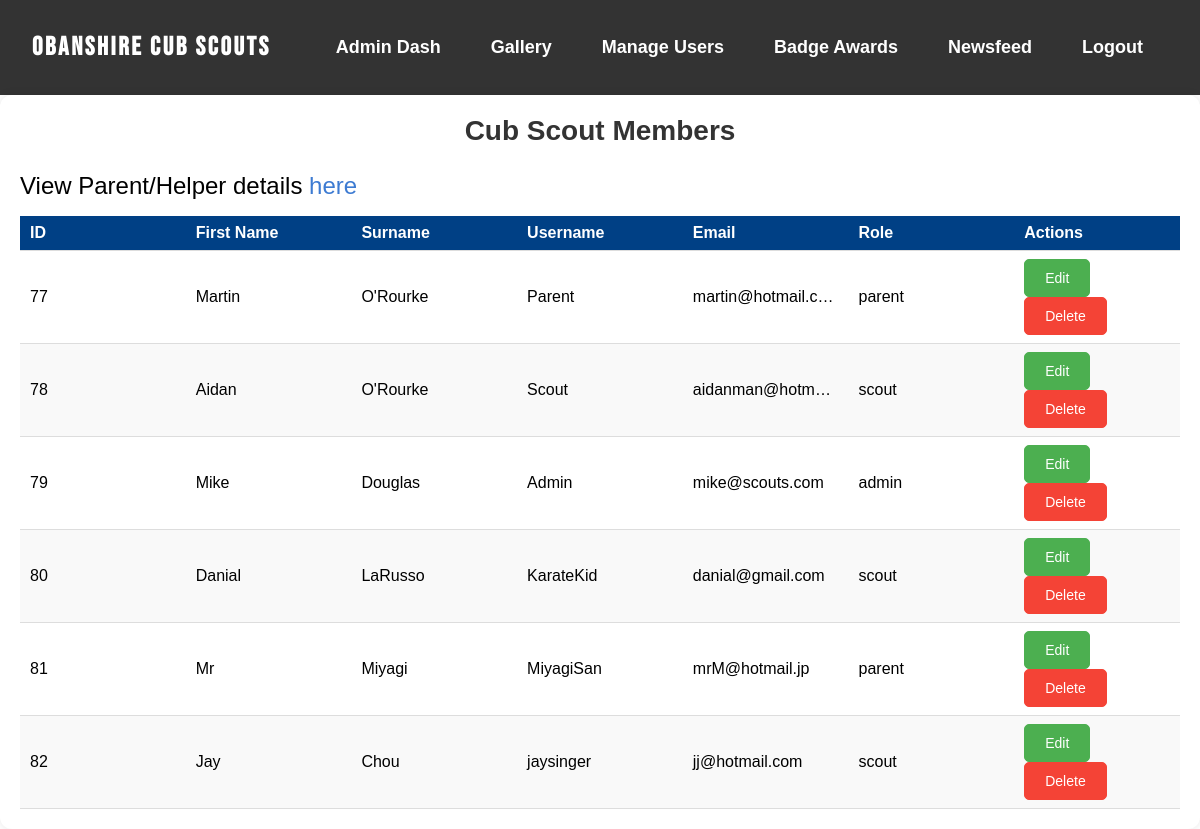
/public/admin/users.php (signed in), run on an earlier commit of the app's database.
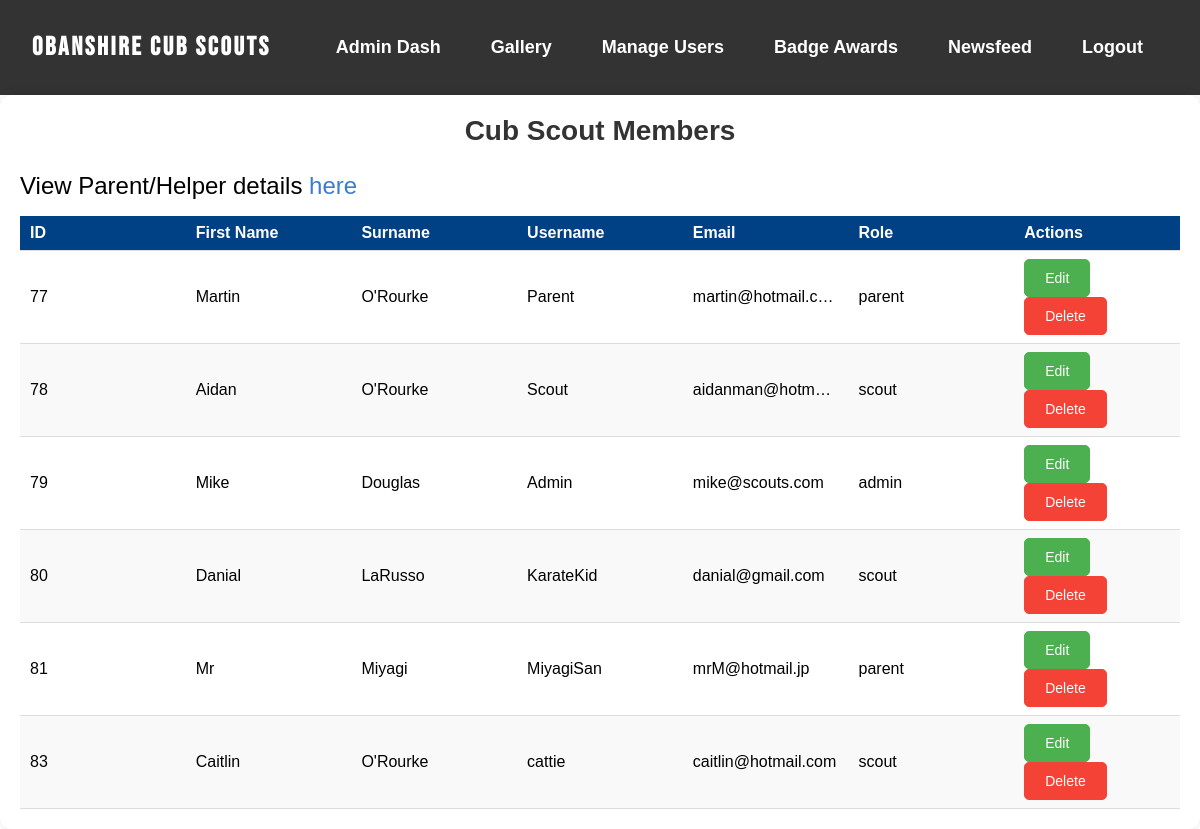
And on a later commit of the database.
### tables this page shows
CREATE TABLE `users` (
  `id` int(11) NOT NULL,
  `username` varchar(50) NOT NULL,
  `password` varchar(255) NOT NULL,
  `email` varchar(100) NOT NULL,
  `user_type` enum('admin','scout','parent') NOT NULL,
  `first_name` varchar(255) DEFAULT NULL,
  `surname` varchar(255) DEFAULT NULL
);

### public/admin/users.php (the view, shortened to what this page needs)
<?php
include 'includes/header.php';
include 'config/config.php';
$sql = "SELECT id, first_name, surname, username, email, user_type FROM users ORDER BY id ASC";
$result = mysqli_query($conn, $sql);
?>
<!DOCTYPE html>
<html lang="en">
<head>
</head>
<body>
    <div class="admin-container">
        <h1 class="admin-title">Cub Scout Members</h1>
        <p id="users-message">View Parent/Helper details <a href="about_parents" id="here-link">here</a></p>
        <div class="admin-table-wrapper">
            <table class="admin-table">
                <thead>
                    <tr>
                        <th>ID</th>
                        <th>First Name</th>
                        <th>Surname</th>
                        <th>Username</th>
                        <th>Email</th>
                        <th>Role</th>
                        <th>Actions</th>
                    </tr>
                </thead>
                <tbody>
                    <?php if (mysqli_num_rows($result) > 0): ?>
                        <?php while ($user = mysqli_fetch_assoc($result)): ?>
                            <tr>
                                <td data-label="ID"><?= htmlspecialchars($user['id']) ?></td>
                                <td data-label="First Name"><?= htmlspecialchars($user['first_name']) ?></td>
                                <td data-label="Surname"><?= htmlspecialchars($user['surname']) ?></td>
                                <td data-label="Username"><?= htmlspecialchars($user['username']) ?></td>
                                <td data-label="Email"><?= htmlspecialchars($user['email']) ?></td>
                                <td data-label="Role"><?= htmlspecialchars($user['user_type']) ?></td>
                                <td data-label="Actions">
                                    <a href="edit_user?id=<?= $user['id'] ?>" class="btn-edit">Edit</a>
                                    <form action="delete_user" method="POST" style="display:inline;" onsubmit="return confirm('Are you sure you want to delete this user?');">
                                        <button type="submit" class="btn-delete">Delete</button>
                                    </form>
                                </td>
                            </tr>
                        <?php endwhile; ?>
                    <?php else: ?>
                        <tr>
                            <td colspan="7" class="no-users">No users found.</td>
                        </tr>
                    <?php endif; ?>
                </tbody>
            </table>
        </div>
    </div>
</body>
</html>

What changed in the data, as far as the page shows it:
removed users: id "82", first_name "Jay", surname "Chou", username "jaysinger", email "jj@hotmail.com", user_type "scout"
added users: id "83", first_name "Caitlin", surname "O'Rourke", username "cattie", email "caitlin@hotmail.com", user_type "scout"
